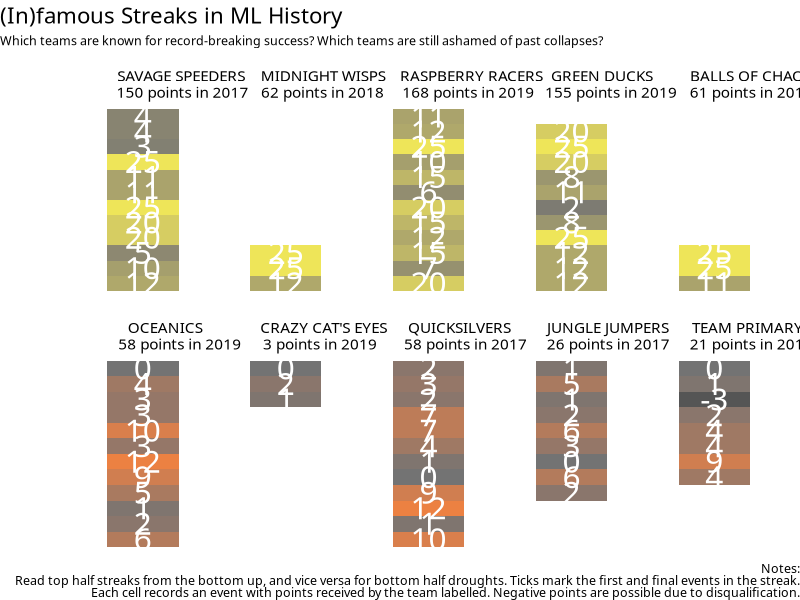

Source code (R):
setwd("~/Misc/ML/streaks/")
library(tidyverse)
library(gridExtra)

streakCalc <- function(data, number) {
    if (as.integer(number) <= 2) stop("Streak must be > 1")
    startval <- 2+number
    out <- data.frame(row.names=1:dim(data)[1])
    out[,1:number] <- NA
    out <- cbind(select(data, team, year), out)
    for (i in startval:dim(data)[2]) {
        out[,i] <- rowSums(data[,(i-number+1):i])
        colnames(out)[i] <- paste0("e", i-2)
    }
    out %>%
        gather(event, score, -team, -year) %>%
        unite(events, year, event, sep="_") %>%
        spread(events, score)
}

streakSums <- function(data) {
    columns <- colnames(data)
    out <- apply(select(data, -team), 1, function(x) max(x, na.rm=TRUE))
    outwhere <- apply(select(data, -team), 1,
                      function(x) which.max(x))
    out2 <- apply(select(data, -team), 1, function(x) min(x, na.rm=TRUE))
    out2where <- apply(select(data, -team), 1,
                      function(x) which.min(x))
    list(max=cbind(select(data, team), out, which=columns[outwhere + 1]),
         min=cbind(select(data, team), out2, which=columns[out2where + 1]))
}

streaks <- read.csv("ML_teamstreaks.csv", stringsAsFactors = FALSE)
streaks <- streaks[complete.cases(streaks[,3:14]),]
rownames(streaks) <- NULL

# Print out the streaks
maxN=vector("list", 10)
minN=vector("list", 10)
for (n in c(3:12)) {
    sumsN <- streakSums(streakCalc(streaks, n)) 
    print(sumsN)
    maxN[[n-2]] <- sumsN$max %>% top_n(4, out) %>% mutate(streak=n)
    minN[[n-2]] <- sumsN$min %>% top_n(-4, out2) %>% mutate(streak=n)
}
maxN <- do.call(rbind.data.frame, maxN) %>% arrange(streak, desc(out))
minN <- do.call(rbind.data.frame, minN) %>% arrange(streak, out2)

graphstreaks <- data.frame(rbind(
    c(streaks[14,1:14]), c(streaks[62,c(1:2,6:17)]),
    c(streaks[53,c(1:2,5:15)], NA),
    c(streaks[40,c(1:2,12:14)], rep(NA, 9)),
    c(streaks[33,c(1:5)], rep(NA, 9)),
    c(streaks[59,c(1:2,6:17)]), c(streaks[13,1:14]),
    c(streaks[4,c(1:11)], rep(NA, 3)),
    c(streaks[12,c(1:2, 6:13)], rep(NA, 4)),
    c(streaks[51,c(1:2,16:18)], rep(NA, 9))
)) %>% unnest()

graphstreaks <- graphstreaks %>%
    mutate(grp=c(rep(1, 5), rep(2, 5)),
           eSum = rowSums(select(graphstreaks, -team, -year), na.rm = TRUE)) %>%
    mutate(team= paste0(team, "\n", eSum, " points in ", year)) %>%
    mutate(team=factor(team, levels=c(team[c(1,4,2,3,5,
                                             6,10,7,8,9)]))) %>%
    gather(event, score, -team, -year, -grp, -eSum) %>%
    mutate(event=as.numeric(sub("e", "", event)))

streakFig1 <- ggplot(data=graphstreaks %>% filter(grp==1),
    aes(x=team, y=event, width=0.5, height=1, label=score, fill=score)) +
    geom_tile() + geom_text(colour="white", family="Gill Sans", size=8) +
    labs(y="", x="") + expand_limits(x=c(0,5)) +
    scale_x_discrete(position="top") +
    scale_fill_gradient2(na.value=NA,
                         low="black", mid="grey45", high="#eee559") +
    theme_void() + 
    theme(legend.position = "none",
              text= element_text(family="Gill Sans"),
              plot.title= element_text(size=16),
              axis.text=element_text(size=11),
              axis.title=element_text(size=16),
              axis.text.y = element_blank(),
              axis.text.x = element_text(hjust=0.2),
              plot.subtitle= element_text(size=9, lineheight=0.8),
              plot.caption = element_text(size=9, lineheight=0.8)) +
    labs(title = "(In)famous Streaks in ML History",
         subtitle = paste("Which teams are known for record-breaking success? Which",
                          "teams are still ashamed of past collapses?"))

streakFig2 <- ggplot(data=graphstreaks %>% filter(grp==2),
       aes(x=team, y=rev(event), width=0.5, height=1, label=score, fill=score)) +
    geom_tile() + geom_text(colour="white", family="Gill Sans", size=8) +
    labs(y="", x="") + expand_limits(x=c(0,5)) +
    scale_x_discrete(position="top") +
    scale_fill_gradient2(na.value=NA,
                         low="black", mid="grey45", high="#ec8142") +
    theme_void() + 
    theme(legend.position = "none",
          text= element_text(family="Gill Sans"),
          plot.title= element_text(size=16),
          axis.text=element_text(size=11),
          axis.title=element_text(size=16),
          axis.text.y = element_blank(),
          axis.text.x = element_text(hjust=0.2),
          plot.subtitle= element_text(size=9, lineheight=0.8),
          plot.caption = element_text(size=9, lineheight=0.8)) +
    labs(caption = paste("Notes:\n Read top half streaks from the bottom up, and vice versa for",
                         "bottom half droughts. Ticks mark the first and final events in the",
                         "streak.\nEach cell records an event",
                         "with points received by the team labelled. Negative points are possible",
                         "due to disqualification."))

grid.arrange(streakFig1, streakFig2, ncol=1)
